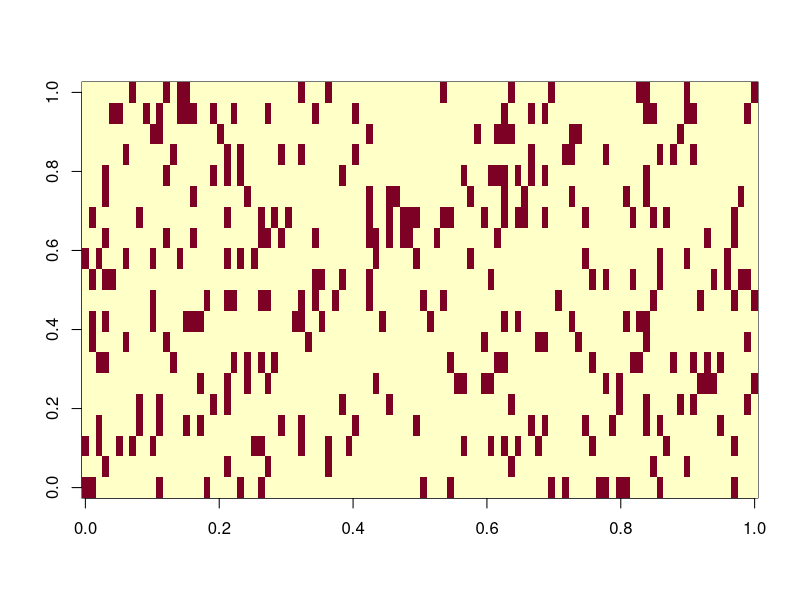
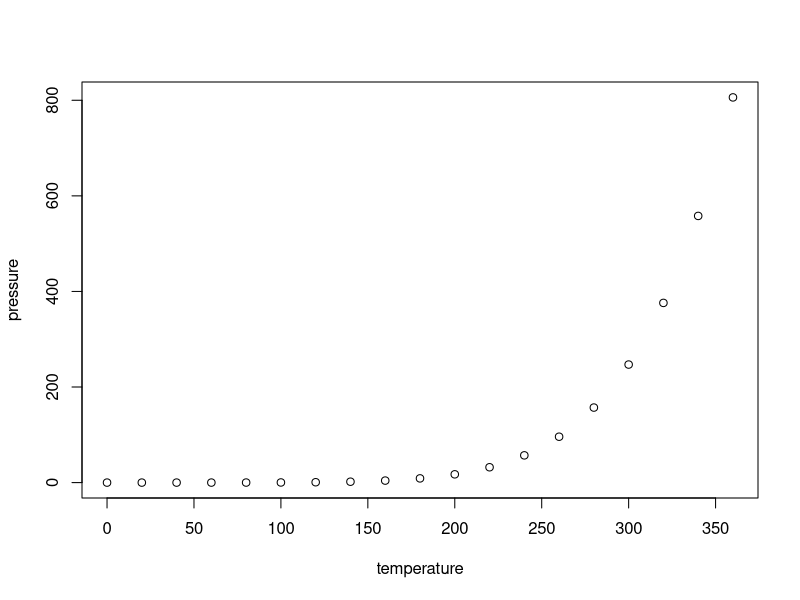

Generate these figures, in order, with R:
## ---- chunk 1
knitr::opts_chunk$set(echo = TRUE)
## ---- chunk 2
mtxg <- matrix(0,nrow=100,ncol=20)
mtxg[sample(1:2000,300)] <- 1 
image(mtxg)
colnames(mtxg)<-paste("gset",1:20,sep="_")

cs <- numeric(100)
cs[sample(1:100,20)] <- 1


f_zcs2gs <- function(cs,mtxg){
  apply(mtxg,2,function(x){
  x=factor(x,levels = c(0,1));
  y=factor(cs,levels = c(0,1));
  f <- fisher.test(table(cs,x))
  p <- f$p.value
  s <- ifelse(f$estimate>1,1,-1)
  s*qnorm(p/2,lower.tail = F)
  })
}

cs <- mtxg[,2]


zcs2gs <- f_zcs2gs(cs,mtxg)
f_zg2cs <- function(ga,zs2gs){
  a <- cor.test(zcs2gs,ga) ### logistic regression, anova, cor.tes, bayeslm, and t.test. anova/cor.test are identical and is the best.
  p <- a$p.value
  s <- ifelse(a$estimate>1,1,-1)
  c(z=s*qnorm(p/2,lower.tail = F),p=p)
}

ga <- mtxg[which(cs==1)[1],]




x<-c(1,1,1,1,0,0,0,0)
y<-c(1,1,1,1,1,1,0,0)

cor.test(x,y)

fisher.test(table(x,y))

x


## ---- chunk 3
plot(pressure)
